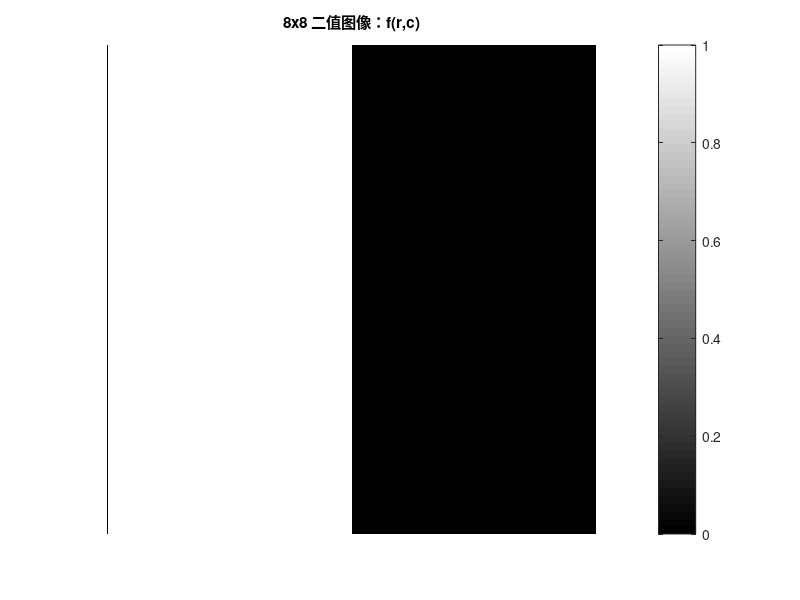

Recreate this plot in MATLAB.
%% 00-hello-image.m | 第一个图像程序：矩阵即图像
%% GNU Octave，零第三方依赖；合成图像，无需任何外部文件
clear; close all; clc;
SHOW = ~strcmp(getenv("IP_HEADLESS"), "1");
% ---- 参数区 ----
N = 8;
% ---- 造图：左半 1（白），右半 0（黑）----
[X, Y] = meshgrid(1:N, 1:N);
img = double(X <= 4);
% ---- 数值验证 ----
printf("尺寸: %d x %d (行 x 列)\n", rows(img), columns(img));
printf("min=%.2f max=%.2f mean=%.4f\n", min(img(:)), max(img(:)), mean(img(:)));
printf("第 1 行: "); printf("%.0f ", img(1, :)); printf("\n");
printf("第 1 列之和（应等于行数）: %.0f\n", sum(img(:, 1)));
% ---- 可视化 ----
if SHOW
  figure("name", "00 矩阵即图像");
  imagesc(img, [0 1]); colormap gray; axis image off;
  title("8x8 二值图像：f(r,c)"); colorbar;
end
